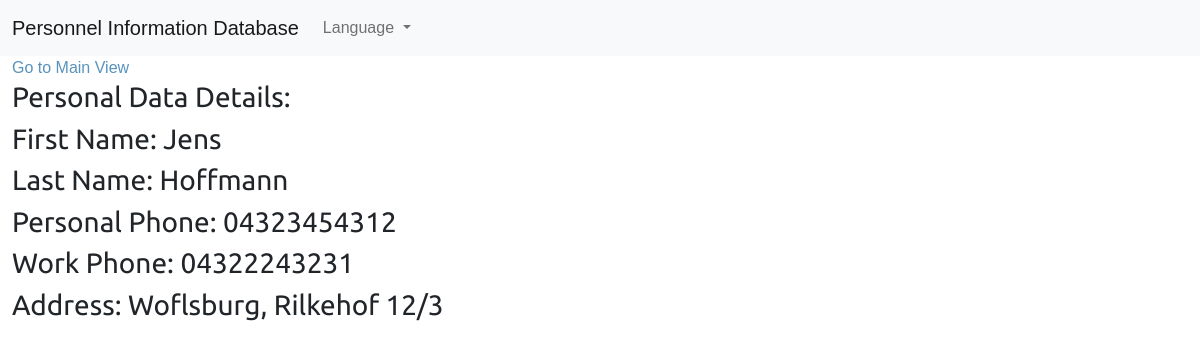
The page /en/13/ on the database its author committed.
### organizer/models.py (models this page shows, shortened)
class Contact(models.Model):
	fname = models.CharField(max_length=30, db_index=True)
	lname = models.CharField(max_length=30, db_index=True)
	personal_phone = models.CharField(max_length=30, db_index=True)
	work_phone = models.CharField(max_length=30, db_index=True)
	address = models.CharField(max_length=30, db_index=True)
	class Meta:
		ordering = ('lname',)
		verbose_name = 'contact'
		verbose_name_plural = 'contacts'

### organizer/views.py (the view)
# urls.py: path('<int:id>/', views.contact_detail, name='contact_detail'),
def contact_detail(request, id):
	contact = get_object_or_404(Contact, id=id)
	trans = translate(language='fr')
	return render(request, 'organizer/contact/detail.html', {'trans': trans,'contact': contact})

### organizer/views.py (called while the page is built)
def translate(language):
    cur_language = get_language()
    try:
        activate(language)
        text = gettext('hello')
    finally:
        activate(cur_language)
    return text

### organizer/templates/organizer/contact/detail.html (shortened to what this page needs)
{% extends "organizer/base.html" %}
{% load static %}
{% load i18n %}
{% block content %}
	<div class="contact-detail" id="contact-detail">
		<h3>{% translate "Personal Data Details" %}:</h3>
		<h3>{% translate "First Name" %}: {{ contact.fname }}</h3>
		<h3>{% translate "Last Name" %}: {{ contact.lname }}</h3>
		<h3>{% translate "Personal Phone" %}: {{ contact.personal_phone }}</h3>
		<h3>{% translate "Work Phone" %}: {{ contact.work_phone }}</h3>
		<h3>{% translate "Address" %}: {{ contact.address }}</h3>
	</div>
{% endblock %}

### organizer/static/css/base.css (style rules this page uses)
body { margin:0; padding:0; font-family:helvetica, sans-serif; }
h1, h2, h3, h4, h5 , h6 { font-family: 'Ubuntu', sans-serif; font-weight:normal; }
#contact-detail { margin-left: 1%; margin-right: 1%; }

### rows shown on the page
Contact: fname "Jens", lname "Hoffmann", personal_phone "04323454312", work_phone "04322243231", address "Woflsburg, Rilkehof 12/3"
